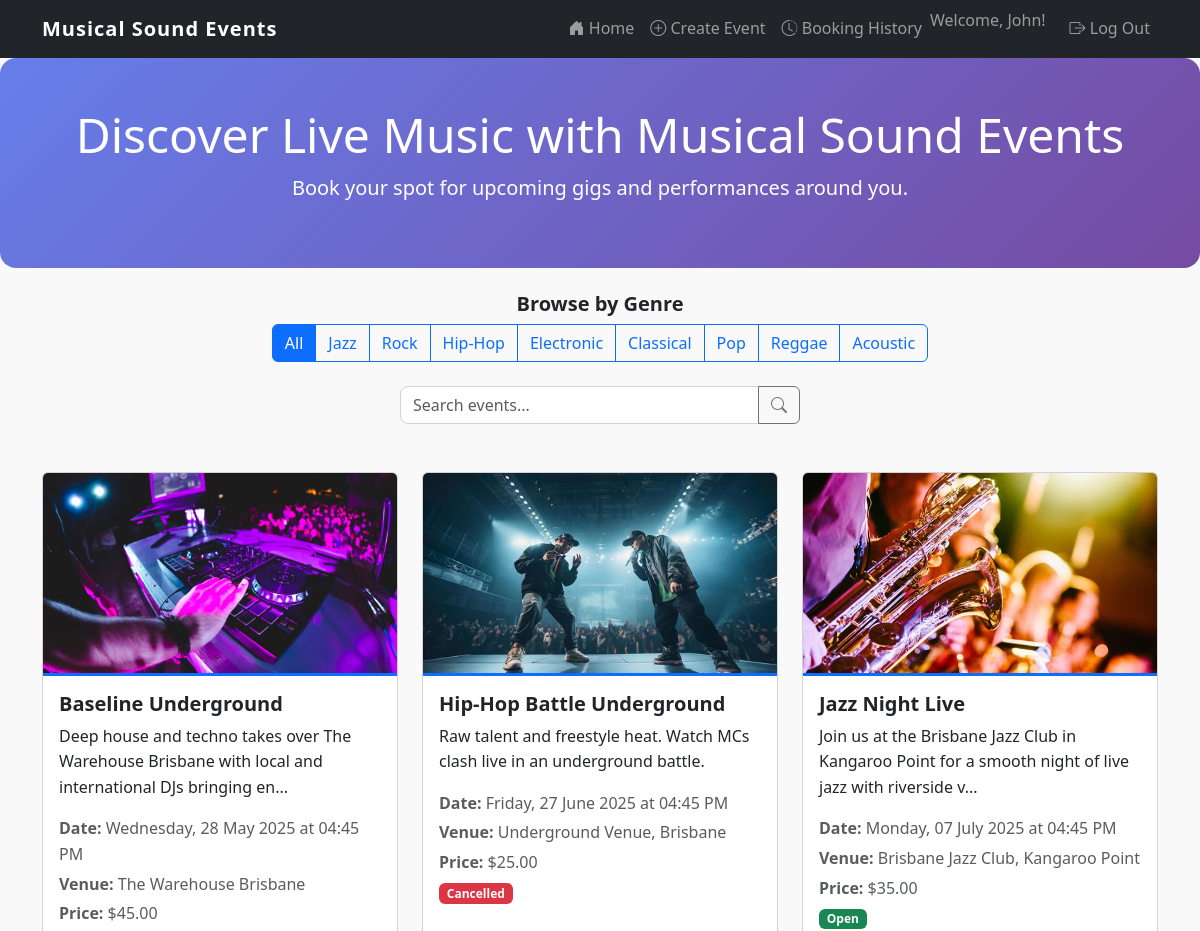
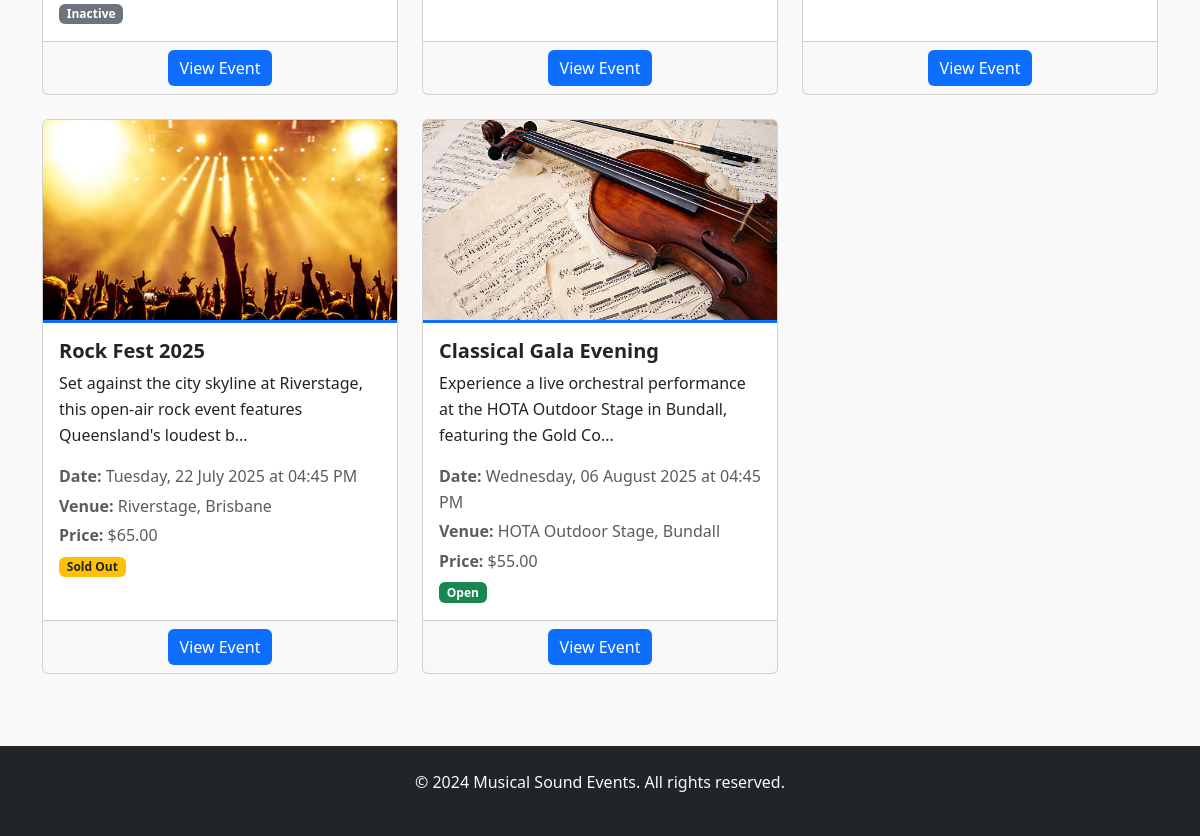
The app's page / (signed in) with its own data (2 pictures, top to bottom).
### website/models.py (models this page shows)
class User(db.Model, UserMixin):
    id = db.Column(db.Integer, primary_key=True)
    first_name = db.Column(db.String(100), nullable=False)
    surname = db.Column(db.String(100), nullable=False)
    name = db.Column(db.String(150), nullable=False, unique=True)
    email = db.Column(db.String(150), nullable=False, unique=True)
    password_hash = db.Column(db.String(150), nullable=False)
    contact_number = db.Column(db.String(20), nullable=False)
    street_address = db.Column(db.Text, nullable=False)
    comments = db.relationship('Comment', backref='user')
    orders = db.relationship('Order', backref='user')
    events = db.relationship('Event', backref='creator')

class Event(db.Model):
    id = db.Column(db.Integer, primary_key=True)
    name = db.Column(db.String(150), nullable=False)
    description = db.Column(db.Text, nullable=False)
    date = db.Column(db.DateTime, nullable=False)
    venue = db.Column(db.String(200), nullable=False)
    image = db.Column(db.String(400), nullable=True, default='default_event.jpg')
    category = db.Column(db.String(50), nullable=False)
    price = db.Column(db.Float, nullable=False)
    tickets_available = db.Column(db.Integer, nullable=False)
    status = db.Column(db.String(20), nullable=False, default='Open')
    created_at = db.Column(db.DateTime, default=datetime.utcnow)
    user_id = db.Column(db.Integer, db.ForeignKey('user.id'), nullable=False)
    comments = db.relationship('Comment', backref='event', cascade='all, delete-orphan')
    orders = db.relationship('Order', backref='event')

### website/views.py (the view)
@main_bp.route('/') # Main route for the homepage
def index():
    update_event_status()
    category = request.args.get('category')
    search = request.args.get('search')
    query = Event.query
    if category and category != 'All':
        query = query.filter(Event.category == category)
    if search:
        query = query.filter(
            (Event.name.contains(search)) |
            (Event.description.contains(search))
        )
    events = query.order_by(Event.date.asc()).all()
    categories = ['Jazz', 'Rock', 'Hip-Hop', 'Electronic', 'Classical', 'Pop', 'Reggae', 'Acoustic']
    return render_template('index.html', events=events, categories=categories, selected_category=category)

### website/views.py (called while the page is built)
def update_event_status():
    events = Event.query.all()
    for event in events:
        if event.date < datetime.now() and event.status == 'Open':
            event.status = 'Inactive'
        elif event.tickets_available <= 0 and event.status == 'Open':
            event.status = 'Sold Out'
    db.session.commit()

### website/templates/index.html (shortened to what this page needs)
{% extends "base.html" %}
{% block content %}
<section class="hero text-center py-5">
  <div class="container">
    <h1 class="display-5">Discover Live Music with Musical Sound Events</h1>
    <p class="lead">Book your spot for upcoming gigs and performances around you.</p>
  </div>
</section>
<div class="container text-center my-4">
  <h5>Browse by Genre</h5>
  <form method="GET" class="d-inline">
    <div class="btn-group" role="group">
      <button type="submit" name="category" value="" class="btn btn-outline-primary {{ 'active' if not selected_category }}">All</button>
      {% for category in categories %}
        <button type="submit" name="category" value="{{ category }}"
                class="btn btn-outline-primary {{ 'active' if selected_category == category }}">{{ category }}</button>
      {% endfor %}
    </div>
  </form>
</div>
<div class="container text-center my-4">
  <form method="GET" class="d-flex justify-content-center">
    <div class="input-group" style="max-width: 400px;">
      <input type="text" name="search" class="form-control" placeholder="Search events..."
             value="{{ request.args.get('search', '') }}">
      <button type="submit" class="btn btn-outline-secondary">
        <i class="bi bi-search"></i>
      </button>
    </div>
  </form>
</div>
<div class="container py-4">
  {% if events %}
    <div class="row row-cols-1 row-cols-md-3 g-4">
      {% for event in events %}
        <div class="col">
          <div class="card h-100">
            <img src="{{ url_for('static', filename='img/' + event.image) }}" class="card-img-top" alt="{{ event.name }}" style="height: 200px; object-fit: cover;">
            <div class="card-body">
              <h5 class="card-title">{{ event.name }}</h5>
              <p class="card-text">{{ event.description[:100] }}{% if event.description|length > 100 %}...{% endif %}</p>
              <p class="text-muted mb-1"><strong>Date:</strong> {{ event.date.strftime('%A, %d %B %Y at %I:%M %p') }}</p>
              <p class="text-muted mb-1"><strong>Venue:</strong> {{ event.venue }}</p>
              <p class="text-muted mb-1"><strong>Price:</strong> ${{ "%.2f"|format(event.price) }}</p>
              {% if event.status == 'Open' %}
                <span class="badge bg-success">{{ event.status }}</span>
              {% elif event.status == 'Sold Out' %}
                <span class="badge bg-warning text-dark">{{ event.status }}</span>
              {% elif event.status == 'Inactive' %}
                <span class="badge bg-secondary">{{ event.status }}</span>
              {% elif event.status == 'Cancelled' %}
                <span class="badge bg-danger">{{ event.status }}</span>
              {% endif %}
            </div>
            <div class="card-footer text-center">
              <a href="{{ url_for('main.event_detail', id=event.id) }}" class="btn btn-primary">View Event</a>
            </div>
          </div>
        </div>
      {% endfor %}
    </div>
  {% else %}
    <div class="text-center py-5">
      <h3>No events found</h3>
      <p class="text-muted">Try adjusting your search or category filter.</p>
      <a href="{{ url_for('main.index') }}" class="btn btn-primary">View All Events</a>
    </div>
  {% endif %}
</div>
{% endblock %}

### website/templates/base.html (shortened to what this page needs)
<!DOCTYPE html>
<html lang="en">
<head>
    <link href="https://cdn.jsdelivr.net/npm/bootstrap@5.3.2/dist/css/bootstrap.min.css" rel="stylesheet">
    <link href="https://cdn.jsdelivr.net/npm/bootstrap-icons@1.10.5/font/bootstrap-icons.css" rel="stylesheet">
    <link rel="stylesheet" href="{{ url_for('static', filename='style/style.css') }}" />
</head>
<body>
    <header>
        <nav class="navbar navbar-expand-lg navbar-dark bg-dark">
            <div class="container">
                <a class="navbar-brand" href="{{ url_for('main.index') }}">Musical Sound Events</a>
                <div class="collapse navbar-collapse" id="navbarNav">
                    <ul class="navbar-nav ms-auto">
                        <li class="nav-item">
                            <a class="nav-link" href="{{ url_for('main.index') }}">
                                <i class="bi bi-house-door-fill"></i> Home
                            </a>
                        </li>
                        {% if current_user.is_authenticated %}
                            <li class="nav-item">
                                <a class="nav-link" href="{{ url_for('main.create_event') }}">
                                    <i class="bi bi-plus-circle"></i> Create Event
                                </a>
                            </li>
                            <li class="nav-item">
                                <a class="nav-link" href="{{ url_for('main.booking_history') }}">
                                    <i class="bi bi-clock-history"></i> Booking History
                                </a>
                            </li>
                            <li class="nav-item">
                                <span class="navbar-text me-3">Welcome, {{ current_user.first_name }}!</span>
                            </li>
                            <li class="nav-item">
                                <a class="nav-link" href="{{ url_for('auth.logout') }}">
                                    <i class="bi bi-box-arrow-right"></i> Log Out
                                </a>
                            </li>
                        {% endif %}
                    </ul>
                </div>
            </div>
        </nav>
    </header>
    <main>
        {% block content %}
        {% endblock %}
    </main>
    <footer class="footer bg-dark text-light py-4 mt-5">
        <div class="container text-center">
            <p>&copy; 2024 Musical Sound Events. All rights reserved.</p>
        </div>
    </footer>
</body>
</html>

### website/static/style/style.css (style rules this page uses)
body { font-family: 'Segoe UI', sans-serif; line-height: 1.6; background-color: #f9f9f9; }
section { padding-top: 2rem; padding-bottom: 2rem; }
.navbar-brand { font-weight: bold; letter-spacing: 1px; }
.card { transition: transform 0.3s ease, box-shadow 0.3s ease; }
.hero { background: linear-gradient(90deg, #343a40 0%, #343a40 100%); color: white; padding: 4rem 2rem; border-radius: 1rem; }
.btn-primary { background-color: #0d6efd; border: none; }
form .form-control { border-radius: 0.5rem; border-color: #ced4da; }
h2, h4, h5 { font-weight: 600; }
.card-title { font-size: 1.25rem; }
.card .card-body { background-color: #fff; border-top: 3px solid #0d6efd; }

### website/templates/index.html (style rules this page uses)
.hero { background: linear-gradient(135deg, #667eea 0%, #764ba2 100%); color: white; }
.btn-group .btn.active { background-color: #0d6efd; border-color: #0d6efd; color: white; }

### records on screen
User: first_name "John"
Event: image (picture), name "Baseline Underground", description "Deep house and techno takes over The Warehouse Brisbane with local and international DJs bringing en", date "Wednesday, 28 May 2025 at 04:45 PM", venue "The Warehouse Brisbane", price "45.00", status "Inactive"
Event: image (picture), name "Hip-Hop Battle Underground", description "Raw talent and freestyle heat. Watch MCs clash live in an underground battle.", date "Friday, 27 June 2025 at 04:45 PM", venue "Underground Venue, Brisbane", price "25.00", status "Cancelled"
Event: image (picture), name "Jazz Night Live", description "Join us at the Brisbane Jazz Club in Kangaroo Point for a smooth night of live jazz with riverside v", date "Monday, 07 July 2025 at 04:45 PM", venue "Brisbane Jazz Club, Kangaroo Point", price "35.00", status "Open"
Event: image (picture), name "Rock Fest 2025", description "Set against the city skyline at Riverstage, this open-air rock event features Queensland's loudest b", date "Tuesday, 22 July 2025 at 04:45 PM", venue "Riverstage, Brisbane", price "65.00", status "Sold Out"
Event: image (picture), name "Classical Gala Evening", description "Experience a live orchestral performance at the HOTA Outdoor Stage in Bundall, featuring the Gold Co", date "Wednesday, 06 August 2025 at 04:45 PM", venue "HOTA Outdoor Stage, Bundall", price "55.00", status "Open"

### other values on screen
{{ category }} "Jazz" "Rock" "Hip-Hop" "Electronic" "Classical" "Pop" "Reggae" "Acoustic"
